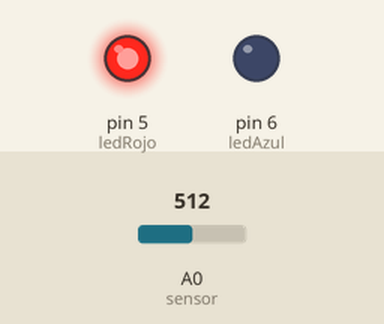
Recording of a sketch running on a simulated Arduino Uno, built with avr-gcc and run on an emulated ATmega328P. Shown: output pins drawn as LEDs (lit = HIGH). Inputs (shaded band) come from the test bench; at power-on: A0 (sensor) = 512.

Above: at 1.2 s.
1.3 s: A0 (sensor) set to 89
2.8 s: A0 (sensor) set to 72
At 4.0 s:
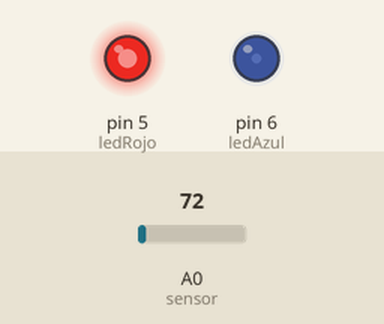
4.3 s: A0 (sensor) set to 122
At 5.1 s:
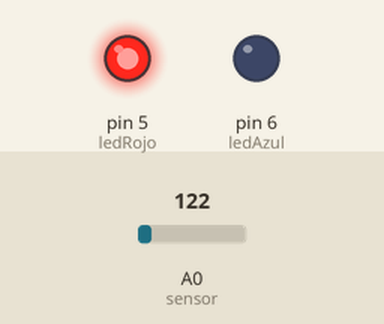
5.8 s: A0 (sensor) set to 0
At 6.3 s:
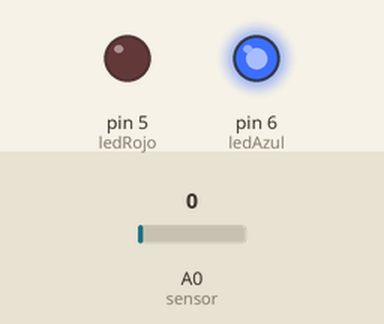
7.3 s: A0 (sensor) set to 19
8.8 s: A0 (sensor) set to 24
At 9.8 s:
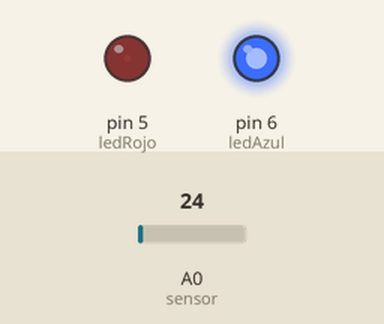
Timing chart, 0 to 11.3 s (numbered marks = the images above; inputs shaded):
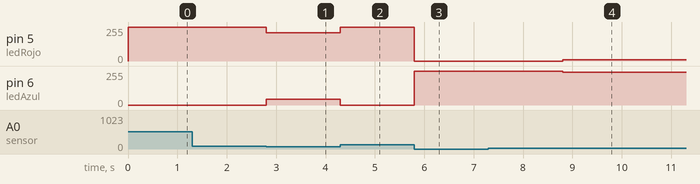

The sketch:

TEMP_LED_1.ino
```cpp
const int sensor = 0;
const int ledRojo = 5;
const int ledAzul = 6;

long miliVolts;
long temperatura;

int brillo;

void setup() {
  //Serial.begin(9600); //iniciamos la comunicacion serial
  pinMode(ledRojo, OUTPUT);
  pinMode(ledAzul, OUTPUT);

}

void loop() {
  miliVolts = (analogRead(sensor) * 5000L) / 1023; //calculamos los mV en la entrada
  temperatura = miliVolts / 10; //calculamos la temperatura

  brillo = map(temperatura, 10, 40, 0, 255);    //justamos la escala de temperatura para usar analogWrite
  brillo = constrain(brillo, 0, 255);   //limitar el rango de brillo entre 0 y 255

  analogWrite(ledRojo, brillo);
  analogWrite(ledAzul, 255 - brillo);

  /*Serial.print("Temperatura: ");
  Serial.print(temperatura);
  Serial.print(" grados");
  delay(300);*/  //espera para no saturar el monitor serial

}
```

Measured:
- after the input at 1.3 s, every drawn part: stays the same
- after the input at 2.8 s, pin 5 (ledRojo): 255/255 → 212/255 at once; pin 6 (ledAzul): 0/255 → 43/255 at once
- after the input at 4.3 s, pin 5 (ledRojo): 212/255 → 255/255 at once; pin 6 (ledAzul): 43/255 → 0/255 at once
- after the input at 5.8 s, pin 5 (ledRojo): 255/255 → 0/255 at once; pin 6 (ledAzul): 0/255 → 255/255 at once
- after the input at 7.3 s, every drawn part: stays the same
- after the input at 8.8 s, pin 5 (ledRojo): 0/255 → 8/255 at once; pin 6 (ledAzul): 255/255 → 247/255 at once
